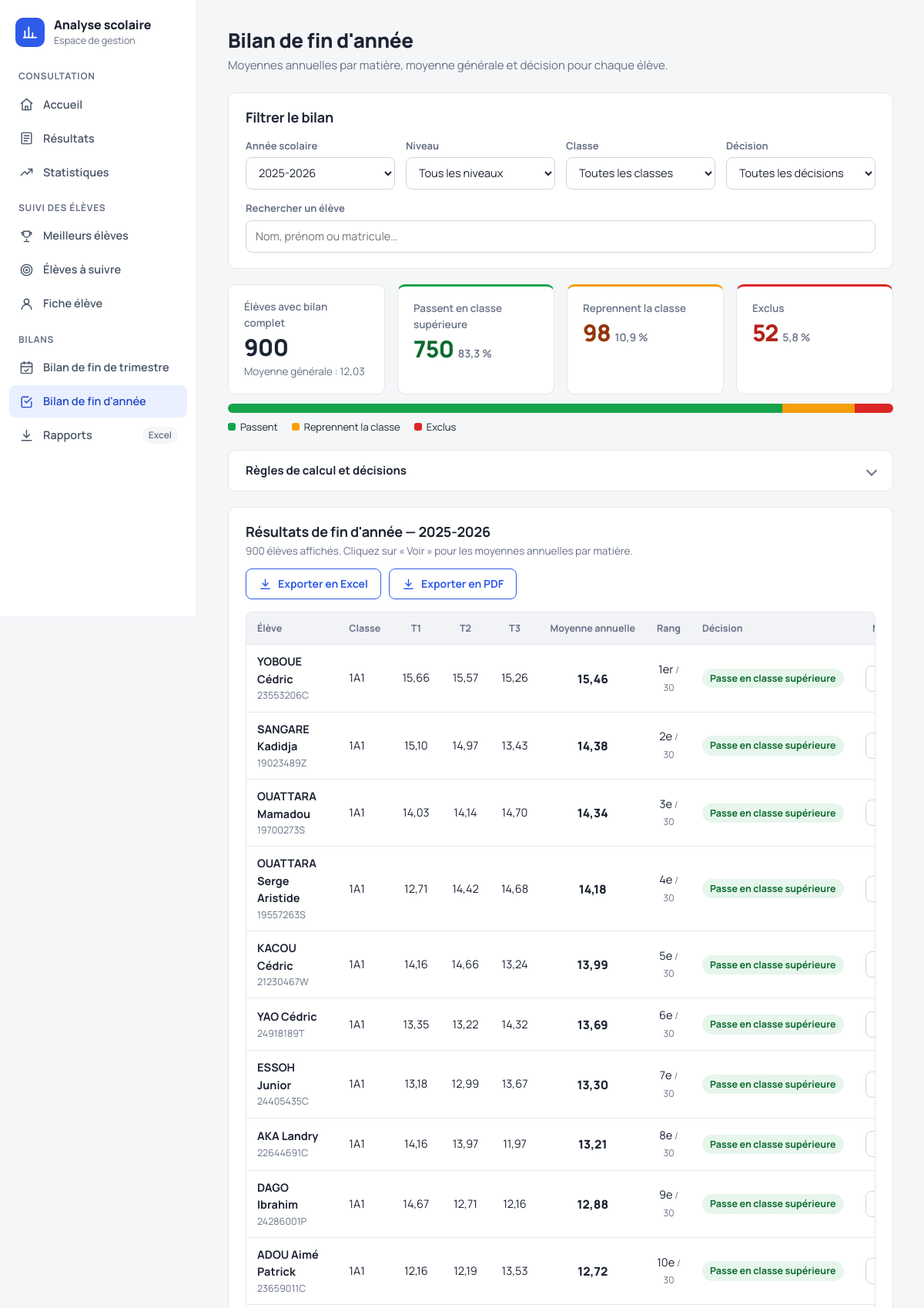
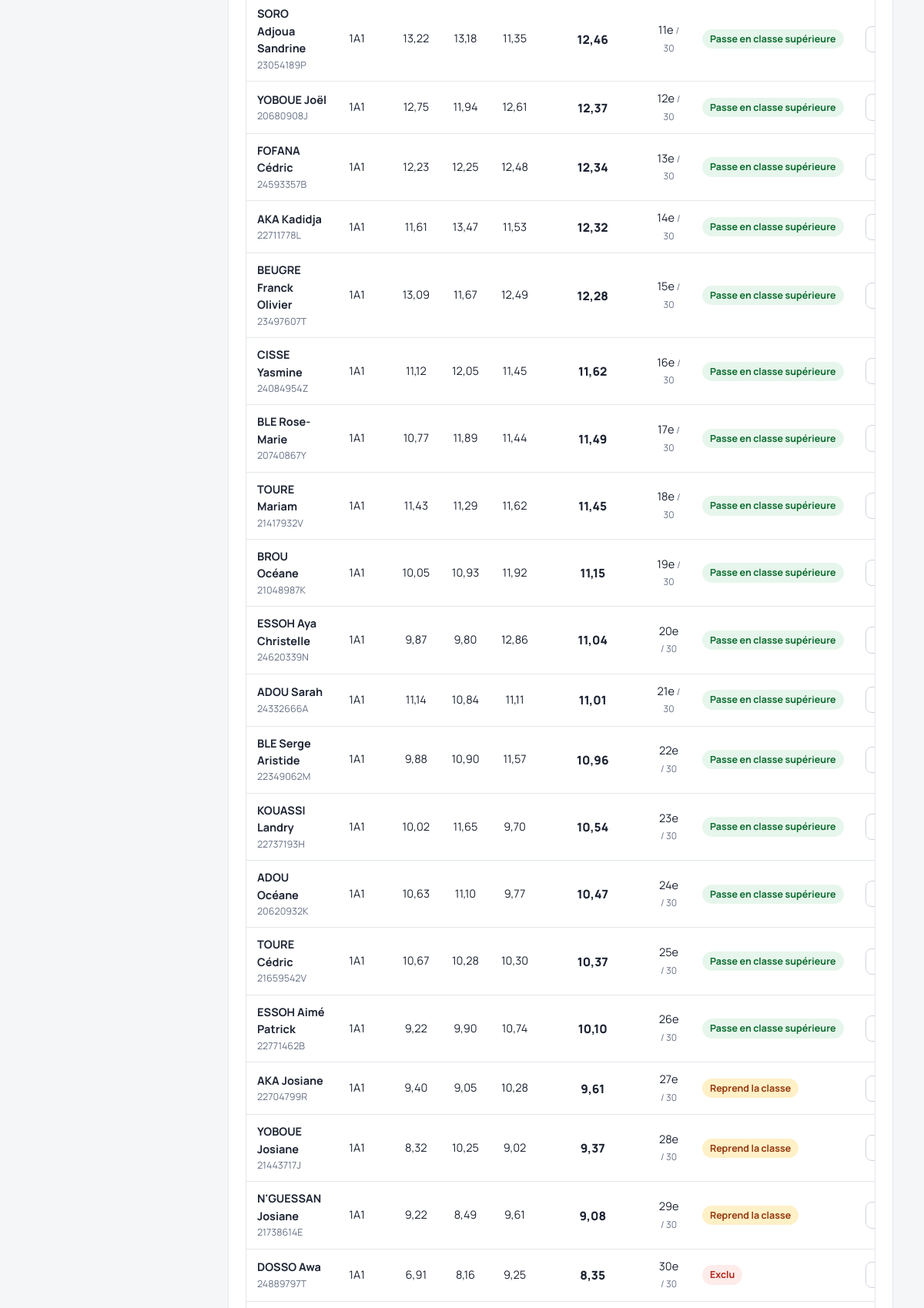
Screenshot of /bilan-annuel/ (upper part) with the database file from the repository (2 pictures, top to bottom).
### analyse/models.py (models this page shows, shortened)
class AnneeScolaire(models.Model):
    nom = models.CharField(max_length=20, unique=True)

class Eleve(models.Model):
    GENRE_CHOICES = [
        ("M", "Masculin"),
        ("F", "Féminin"),
    ]
    matricule = models.CharField(
        max_length=50,
        unique=True
    )
    nom = models.CharField(max_length=100)
    prenoms = models.CharField(max_length=150)
    genre = models.CharField(
        max_length=1,
        choices=GENRE_CHOICES,
        blank=True
    )
    date_naissance = models.DateField(
        null=True,
        blank=True
    )
    nationalite = models.CharField(
        max_length=100,
        blank=True
    )
    redoublant = models.BooleanField(
        default=False
    )
    statut = models.CharField(
        max_length=100,
        blank=True
    )

class Classe(models.Model):
    nom = models.CharField(max_length=100)
    niveau = models.CharField(max_length=100, blank=True)

### analyse/views.py (the view)
def bilan_annuel(request):
    donnees = _donnees_bilan(request.GET)
    if donnees["indisponible"]:
        return render(request, "analyse/bilan_annuel.html", donnees)
    page = Paginator(donnees["lignes"], 50).get_page(request.GET.get("page"))
    parametres = request.GET.copy()
    parametres.pop("page", None)
    contexte = dict(donnees)
    del contexte["lignes"]
    contexte.update({
        "decisions": DECISIONS,
        "page": page,
        "nombre_filtre": len(donnees["lignes"]),
        "querystring": parametres.urlencode(),
        "seuil_passage": SEUIL_PASSAGE,
        "seuil_redoublement": SEUIL_REDOUBLEMENT,
    })
    return render(request, "analyse/bilan_annuel.html", contexte)

### analyse/views.py (called while the page is built)
def render(request, template_name, contexte=None, *args, **kwargs):
    contexte = dict(contexte or {})
    contexte.setdefault("bilan_disponible", bool(_ids_annees_completes()))
    return _render_django(request, template_name, contexte, *args, **kwargs)

def _normaliser(texte):
    texte = texte or ""
    texte = unicodedata.normalize("NFKD", texte)
    texte = texte.encode("ascii", "ignore").decode("ascii")
    return texte.lower().strip()

def _info_tri_niveau(niveau):
    n = _normaliser(niveau)
    college = re.match(r"^([3-6])\s*e", n)
    if college:
        chiffre = int(college.group(1))
        return "1er", (0, -chiffre, "")
    prefixes_lycee = [
        ("seconde", 0),
        ("2nde", 0),
        ("2de", 0),
        ("2e", 0),
        ("premiere", 1),
        ("1ere", 1),
        ("1re", 1),
        ("1e", 1),
        ("terminale", 2),
        ("tle", 2),
        ("term", 2),
    ]
    for prefixe, rang in prefixes_lycee:
        if n.startswith(prefixe):
            section = n[len(prefixe):].strip().upper()
            return "2nd", (1, rang, section)
    return "2nd", (2, 0, n)

def _decimal(valeur):
    return Decimal(str(valeur))

def _moyenne_classee(resultat):
    if resultat is None:
        return None
    moyenne = resultat.moyenne_trimestrielle
    if moyenne is None or moyenne == 0:
        return None
    return _decimal(moyenne)

def _ids_annees_completes():
    lignes = (
        Resultat.objects
        .filter(trimestre__in=ORDRE_TRIMESTRES, moyenne_trimestrielle__gt=0)
        .order_by()
        .values("annee_scolaire_id")
        .annotate(nb=Count("trimestre", distinct=True))
        .filter(nb=len(ORDRE_TRIMESTRES))
    )
    return [ligne["annee_scolaire_id"] for ligne in lignes]

def annees_bilan_disponibles():
    ids = _ids_annees_completes()
    if not ids:
        return []
    return list(AnneeScolaire.objects.filter(id__in=ids).order_by("-nom"))

def _moyenne_ponderee(valeurs_par_trimestre):
    total = Decimal("0")
    poids = 0
    for trim, coefficient in COEFFICIENTS_TRIMESTRES.items():
        valeur = valeurs_par_trimestre.get(trim)
        if valeur is None:
            continue
        total += _decimal(valeur) * coefficient
        poids += coefficient
    if poids == 0:
        return None
    return (total / poids).quantize(Decimal("0.01"), rounding=ROUND_HALF_UP)

### analyse/templates/analyse/bilan_annuel.html (shortened to what this page needs)
{% extends "base.html" %}
{% block content %}
<div class="dash">
    <header class="dash-header">
        <div>
            <h1>Bilan de fin d'année</h1>
            <p class="dash-subtitle">Moyennes annuelles par matière, moyenne générale et décision pour chaque élève.</p>
        </div>
    </header>
{% if indisponible %}
    <!-- =========================
         BILAN INDISPONIBLE
    ========================= -->
    <section class="panel waiting" aria-labelledby="titre-attente">
        <h2 id="titre-attente">Le bilan n'est pas encore disponible</h2>
        <p>
            Il se calcule lorsque les moyennes des trois trimestres sont enregistrées.
            Importez les résultats manquants depuis l'accueil.
        </p>
        {% if annee_en_attente %}
            <p>
                Année <strong>{{ annee_en_attente.annee.nom }}</strong> :
                {% if annee_en_attente.manquants %}il manque {{ annee_en_attente.manquants|join:", " }}.{% endif %}
            </p>
            <div class="steps" aria-label="Trimestres enregistrés">
                {% for t in annee_en_attente.presents %}
                    <span class="step done">{{ t }} enregistré</span>
                {% endfor %}
                {% for t in annee_en_attente.manquants %}
                    <span class="step">{{ t }} manquant</span>
                {% endfor %}
            </div>
        {% else %}
            <p>Aucun résultat n'est encore enregistré.</p>
        {% endif %}
        <a href="{% url 'dashboard' %}" class="btn btn-primary">Aller à l'accueil pour importer</a>
    </section>
{% else %}
    <section class="panel filters-panel" aria-labelledby="titre-filtres">
        <div class="panel-head">
            <h2 id="titre-filtres">Filtrer le bilan</h2>
        </div>
        <form method="get" id="filterForm" class="filters-form" role="search">
            <div>
                <label for="annee">Année scolaire</label>
                <select name="annee" id="annee">
                    {% for a in annees %}
                        <option value="{{ a.id }}" {% if a.id == annee.id %}selected{% endif %}>{{ a.nom }}</option>
                    {% endfor %}
                </select>
            </div>
            <div>
                <label for="niveau">Niveau</label>
                <select name="niveau" id="niveau">
                    <option value="">Tous les niveaux</option>
                </select>
            </div>
            <div>
                <label for="classe">Classe</label>
                <select name="classe" id="classe">
                    <option value="">Toutes les classes</option>
                </select>
            </div>
            <div>
                <label for="decision">Décision</label>
                <select name="decision" id="decision">
                    <option value="">Toutes les décisions</option>
                </select>
            </div>
            <div class="field-search">
                <label for="recherche">Rechercher un élève</label>
                <input type="search" name="recherche" id="recherche" value="{{ recherche }}" placeholder="Nom, prénom ou matricule…" autocomplete="off">
            </div>
        </form>
    </section>
    <section class="kpis" aria-label="Synthèse du bilan">
        <div class="kpi">
            <p class="kpi-label">Élèves avec bilan complet</p>
            <p class="kpi-value">{{ synthese.total }}</p>
            <p class="kpi-sub">
                {% if pied.moyenne_annuelle is not None %}Moyenne générale : {{ pied.moyenne_annuelle|floatformat:2 }}{% else %}—{% endif %}
            </p>
        </div>
        <div class="kpi is-passe">
            <p class="kpi-label">Passent en classe supérieure</p>
            <p class="kpi-value">{{ synthese.passe }} <small>{{ synthese.passe_pct|floatformat:1 }} %</small></p>
        </div>
        <div class="kpi is-redouble">
            <p class="kpi-label">Reprennent la classe</p>
            <p class="kpi-value">{{ synthese.redouble }} <small>{{ synthese.redouble_pct|floatformat:1 }} %</small></p>
        </div>
        <div class="kpi is-exclu">
            <p class="kpi-label">Exclus</p>
            <p class="kpi-value">{{ synthese.exclu }} <small>{{ synthese.exclu_pct|floatformat:1 }} %</small></p>
        </div>
    </section>
    {% if synthese.total %}
        <div class="share">
            <div class="share-bar" role="img"
                 aria-label="Répartition : {{ synthese.passe_pct|floatformat:1 }} % passent, {{ synthese.redouble_pct|floatformat:1 }} % reprennent la classe, {{ synthese.exclu_pct|floatformat:1 }} % exclus">
                <span style="width: {{ synthese.passe_pct|stringformat:'f' }}%"></span>
                <span style="width: {{ synthese.redouble_pct|stringformat:'f' }}%"></span>
                <span style="width: {{ synthese.exclu_pct|stringformat:'f' }}%"></span>
            </div>
            <ul class="share-legend" aria-hidden="true">
                <li class="l-passe"><span>Passent</span></li>
                <li class="l-redouble"><span>Reprennent la classe</span></li>
                <li class="l-exclu"><span>Exclus</span></li>
            </ul>
        </div>
    {% endif %}
    <details class="fold">
        <summary>Règles de calcul et décisions</summary>
    </details>
    <section class="panel" id="liste-eleves" aria-labelledby="titre-liste">
        <div class="panel-head">
            <div>
                <h2 id="titre-liste">Résultats de fin d'année — {{ annee.nom }}</h2>
                <p class="section-note">
                    {{ nombre_filtre }} élève{{ nombre_filtre|pluralize }} affiché{{ nombre_filtre|pluralize }}.
                    Cliquez sur « Voir » pour les moyennes annuelles par matière.
                </p>
            </div>
            {% if page.object_list %}
                <div class="table-actions">
                    <a class="btn btn-secondary" href="{% url 'export_bilan_annuel_excel' %}?{{ querystring }}">
                        <svg viewBox="0 0 24 24" aria-hidden="true"><path d="M12 3v12"/><path d="m7 10 5 5 5-5"/><path d="M4 20h16"/></svg>
                        Exporter en Excel
                    </a>
                    <a class="btn btn-secondary" href="{% url 'export_bilan_annuel_pdf' %}?{{ querystring }}">
                        <svg viewBox="0 0 24 24" aria-hidden="true"><path d="M12 3v12"/><path d="m7 10 5 5 5-5"/><path d="M4 20h16"/></svg>
                        Exporter en PDF
                    </a>
                </div>
            {% endif %}
        </div>
        {% if page.object_list %}
            <div class="table-wrapper">
                <table class="classement-table">
                    <thead>
                        <tr>
                            <th scope="col" class="col-eleve">Élève</th>
                            <th scope="col">Classe</th>
                            <th scope="col" class="col-num">T1</th>
                            <th scope="col" class="col-num">T2</th>
                            <th scope="col" class="col-num">T3</th>
                            <th scope="col" class="col-num">Moyenne annuelle</th>
                            <th scope="col" class="col-num">Rang</th>
                            <th scope="col">Décision</th>
                            <th scope="col" class="col-num">Matières</th>
                        </tr>
                    </thead>
                    <tbody>
                        {% for l in page.object_list %}
                            <tr class="row-main">
                                <th scope="row">
                                    <a class="eleve-link" href="{% url 'fiche_eleve' %}?eleve={{ l.eleve.id }}&amp;annee={{ annee.id }}"
                                       title="Ouvrir la fiche de {{ l.eleve.nom }} {{ l.eleve.prenoms }}">
                                        <div class="eleve-nom">{{ l.eleve.nom }} {{ l.eleve.prenoms }}</div>
                                        <div class="eleve-matricule">{{ l.eleve.matricule }}</div>
                                    </a>
                                </th>
                                <td>{{ l.classe.nom }}</td>
                                {% for m in l.moyennes %}
                                    <td class="col-num {% if m < seuil_passage %}low-average{% endif %}">{{ m|floatformat:2 }}</td>
                                {% endfor %}
                                <td class="col-num moyenne-annuelle {% if l.moyenne_annuelle < seuil_passage %}low-average{% endif %}">{{ l.moyenne_annuelle|floatformat:2 }}</td>
                                <td class="col-num rang-texte">{% if l.rang == 1 %}1er{% else %}{{ l.rang }}e{% endif %} <small>/ {{ l.effectif }}</small></td>
                                <td><span class="decision decision-{{ l.decision }}">{{ l.decision_libelle }}</span></td>
                                <td class="col-num">
                                    <button
                                        type="button"
                                        class="btn-details"
                                        aria-expanded="false"
                                        aria-controls="matieres-{{ forloop.counter }}"
                                        aria-label="Voir les moyennes annuelles par matière de {{ l.eleve.nom }} {{ l.eleve.prenoms }}"
                                    >
                                    </button>
                                </td>
                            </tr>
                        {% endfor %}
                    </tbody>
                </table>
            </div>
        {% else %}
            <p class="empty-muted">Aucun élève ne correspond à ces filtres.</p>
        {% endif %}
    </section>
{% endif %}
</div>
{% endblock %}

### templates/base.html (style rules this page uses)
:root { --bg: #f5f6f8; --surface: #ffffff; --border: #e4e7ec; --border-strong: #d0d5dd; --text: #1d2433; --text-muted: #667085; --accent: #2f5bea; --accent-hover: #2449c7; --accent-soft: #eaf0ff; --radius: 10px; --shadow-sm: 0 1px 2px rgba(16, 24, 40, 0.05); --shadow-md: 0 4px 16px rgba(16, 24, 40, 0.08); --sidebar-width: 256px; --content-max-width: 1440px; --font: "Manrope", system-ui, -apple-system, "Segoe UI", Roboto, Arial, sans-serif; }
* { box-sizing: border-box; }
html, body { margin: 0; padding: 0; }
html { -webkit-text-size-adjust: 100%; }
body { font-family: var(--font); font-size: 15px; line-height: 1.55; background: var(--bg); color: var(--text); -webkit-font-smoothing: antialiased; }
h1, h2, h3 { color: var(--text); letter-spacing: -0.015em; line-height: 1.25; }
h1 { margin-top: 0; margin-bottom: 24px; font-size: 26px; font-weight: 800; }
h2 { margin-top: 0; font-size: 19px; font-weight: 700; }
a { color: var(--accent); }

### rows the page displays
AnneeScolaire: nom "2025-2026"
Eleve: eleve.nom "YOBOUE", eleve.prenoms "Cédric", eleve.matricule "23553206C", classe.nom "1A1", moyennes "15,66" "15,57" "15,26", moyenne_annuelle "15,46", shows "1er", effectif "30", decision_libelle "Passe en classe supérieure"
Eleve: eleve.nom "SANGARE", eleve.prenoms "Kadidja", eleve.matricule "19023489Z", classe.nom "1A1", moyennes "15,10" "14,97" "13,43", moyenne_annuelle "14,38", rang "2", effectif "30", decision_libelle "Passe en classe supérieure"
Eleve: eleve.nom "OUATTARA", eleve.prenoms "Mamadou", eleve.matricule "19700273S", classe.nom "1A1", moyennes "14,03" "14,14" "14,70", moyenne_annuelle "14,34", rang "3", effectif "30", decision_libelle "Passe en classe supérieure"
Eleve: eleve.nom "OUATTARA", eleve.prenoms "Serge Aristide", eleve.matricule "19557263S", classe.nom "1A1", moyennes "12,71" "14,42" "14,68", moyenne_annuelle "14,18", rang "4", effectif "30", decision_libelle "Passe en classe supérieure"
Eleve: eleve.nom "KACOU", eleve.prenoms "Cédric", eleve.matricule "21230467W", classe.nom "1A1", moyennes "14,16" "14,66" "13,24", moyenne_annuelle "13,99", rang "5", effectif "30", decision_libelle "Passe en classe supérieure"
Eleve: eleve.nom "YAO", eleve.prenoms "Cédric", eleve.matricule "24918189T", classe.nom "1A1", moyennes "13,35" "13,22" "14,32", moyenne_annuelle "13,69", rang "6", effectif "30", decision_libelle "Passe en classe supérieure"
Eleve: eleve.nom "ESSOH", eleve.prenoms "Junior", eleve.matricule "24405435C", classe.nom "1A1", moyennes "13,18" "12,99" "13,67", moyenne_annuelle "13,30", rang "7", effectif "30", decision_libelle "Passe en classe supérieure"
Eleve: eleve.nom "AKA", eleve.prenoms "Landry", eleve.matricule "22644691C", classe.nom "1A1", moyennes "14,16" "13,97" "11,97", moyenne_annuelle "13,21", rang "8", effectif "30", decision_libelle "Passe en classe supérieure"
Eleve: eleve.nom "DAGO", eleve.prenoms "Ibrahim", eleve.matricule "24286001P", classe.nom "1A1", moyennes "14,67" "12,71" "12,16", moyenne_annuelle "12,88", rang "9", effectif "30", decision_libelle "Passe en classe supérieure"
Eleve: eleve.nom "ADOU", eleve.prenoms "Aimé Patrick", eleve.matricule "23659011C", classe.nom "1A1", moyennes "12,16" "12,19" "13,53", moyenne_annuelle "12,72", rang "10", effectif "30", decision_libelle "Passe en classe supérieure"
Eleve: eleve.nom "SORO", eleve.prenoms "Adjoua Sandrine", eleve.matricule "23054189P", classe.nom "1A1", moyennes "13,22" "13,18" "11,35", moyenne_annuelle "12,46", rang "11", effectif "30", decision_libelle "Passe en classe supérieure"
Eleve: eleve.nom "YOBOUE", eleve.prenoms "Joël", eleve.matricule "20680908J", classe.nom "1A1", moyennes "12,75" "11,94" "12,61", moyenne_annuelle "12,37", rang "12", effectif "30", decision_libelle "Passe en classe supérieure"
Eleve: eleve.nom "FOFANA", eleve.prenoms "Cédric", eleve.matricule "24593357B", classe.nom "1A1", moyennes "12,23" "12,25" "12,48", moyenne_annuelle "12,34", rang "13", effectif "30", decision_libelle "Passe en classe supérieure"
Eleve: eleve.nom "AKA", eleve.prenoms "Kadidja", eleve.matricule "22711778L", classe.nom "1A1", moyennes "11,61" "13,47" "11,53", moyenne_annuelle "12,32", rang "14", effectif "30", decision_libelle "Passe en classe supérieure"
Eleve: eleve.nom "BEUGRE", eleve.prenoms "Franck Olivier", eleve.matricule "23497607T", classe.nom "1A1", moyennes "13,09" "11,67" "12,49", moyenne_annuelle "12,28", rang "15", effectif "30", decision_libelle "Passe en classe supérieure"
Eleve: eleve.nom "CISSE", eleve.prenoms "Yasmine", eleve.matricule "24084954Z", classe.nom "1A1", moyennes "11,12" "12,05" "11,45", moyenne_annuelle "11,62", rang "16", effectif "30", decision_libelle "Passe en classe supérieure"
Eleve: eleve.nom "BLE", eleve.prenoms "Rose-Marie", eleve.matricule "20740867Y", classe.nom "1A1", moyennes "10,77" "11,89" "11,44", moyenne_annuelle "11,49", rang "17", effectif "30", decision_libelle "Passe en classe supérieure"
Eleve: eleve.nom "TOURE", eleve.prenoms "Mariam", eleve.matricule "21417932V", classe.nom "1A1", moyennes "11,43" "11,29" "11,62", moyenne_annuelle "11,45", rang "18", effectif "30", decision_libelle "Passe en classe supérieure"
Eleve: eleve.nom "BROU", eleve.prenoms "Océane", eleve.matricule "21048987K", classe.nom "1A1", moyennes "10,05" "10,93" "11,92", moyenne_annuelle "11,15", rang "19", effectif "30", decision_libelle "Passe en classe supérieure"
Eleve: eleve.nom "ESSOH", eleve.prenoms "Aya Christelle", eleve.matricule "24620339N", classe.nom "1A1", moyennes "9,87" "9,80" "12,86", moyenne_annuelle "11,04", rang "20", effectif "30", decision_libelle "Passe en classe supérieure"
Eleve: eleve.nom "ADOU", eleve.prenoms "Sarah", eleve.matricule "24332666A", classe.nom "1A1", moyennes "11,14" "10,84" "11,11", moyenne_annuelle "11,01", rang "21", effectif "30", decision_libelle "Passe en classe supérieure"
Eleve: eleve.nom "BLE", eleve.prenoms "Serge Aristide", eleve.matricule "22349062M", classe.nom "1A1", moyennes "9,88" "10,90" "11,57", moyenne_annuelle "10,96", rang "22", effectif "30", decision_libelle "Passe en classe supérieure"
Eleve: eleve.nom "KOUASSI", eleve.prenoms "Landry", eleve.matricule "22737193H", classe.nom "1A1", moyennes "10,02" "11,65" "9,70", moyenne_annuelle "10,54", rang "23", effectif "30", decision_libelle "Passe en classe supérieure"
Eleve: eleve.nom "ADOU", eleve.prenoms "Océane", eleve.matricule "20620932K", classe.nom "1A1", moyennes "10,63" "11,10" "9,77", moyenne_annuelle "10,47", rang "24", effectif "30", decision_libelle "Passe en classe supérieure"
Eleve: eleve.nom "TOURE", eleve.prenoms "Cédric", eleve.matricule "21659542V", classe.nom "1A1", moyennes "10,67" "10,28" "10,30", moyenne_annuelle "10,37", rang "25", effectif "30", decision_libelle "Passe en classe supérieure"
Eleve: eleve.nom "ESSOH", eleve.prenoms "Aimé Patrick", eleve.matricule "22771462B", classe.nom "1A1", moyennes "9,22" "9,90" "10,74", moyenne_annuelle "10,10", rang "26", effectif "30", decision_libelle "Passe en classe supérieure"
Eleve: eleve.nom "AKA", eleve.prenoms "Josiane", eleve.matricule "22704799R", classe.nom "1A1", moyennes "9,40" "9,05" "10,28", moyenne_annuelle "9,61", rang "27", effectif "30", decision_libelle "Reprend la classe"
Eleve: eleve.nom "YOBOUE", eleve.prenoms "Josiane", eleve.matricule "21443717J", classe.nom "1A1", moyennes "8,32" "10,25" "9,02", moyenne_annuelle "9,37", rang "28", effectif "30", decision_libelle "Reprend la classe"
Eleve: eleve.nom "N'GUESSAN", eleve.prenoms "Josiane", eleve.matricule "21738614E", classe.nom "1A1", moyennes "9,22" "8,49" "9,61", moyenne_annuelle "9,08", rang "29", effectif "30", decision_libelle "Reprend la classe"
Eleve: eleve.nom "DOSSO", eleve.prenoms "Awa", eleve.matricule "24889797T", classe.nom "1A1", moyennes "6,91" "8,16" "9,25", moyenne_annuelle "8,35", rang "30", effectif "30", decision_libelle "Exclu"

### other values shown
{{ synthese.total }} "900"
{{ pied.moyenne_annuelle|floatformat:2 }} "12,03"
{{ synthese.passe }} "750"
{{ synthese.passe_pct|floatformat:1 }} "83,3"
{{ synthese.redouble }} "98"
{{ synthese.redouble_pct|floatformat:1 }} "10,9"
{{ synthese.exclu }} "52"
{{ synthese.exclu_pct|floatformat:1 }} "5,8"
{{ nombre_filtre }} "900"
form field annee "2025-2026"
